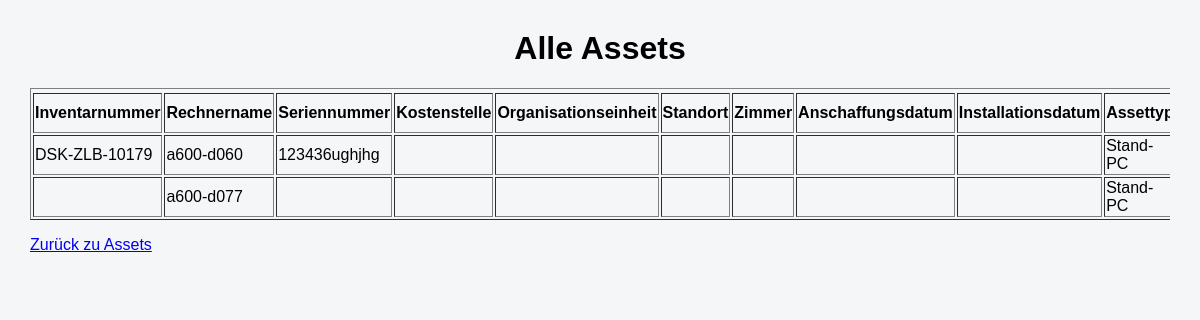
Page /asset/anzeigen on the committed database.
### tables this page shows
CREATE TABLE assets (

    id INTEGER PRIMARY KEY,

    inventarnummer TEXT,
    rechnername TEXT,
    seriennummer TEXT,

    kostenstelle TEXT,
    organisationseinheit TEXT,

    standort TEXT,
    zimmer TEXT,

    anschaffungsdatum TEXT,
    installationsdatum TEXT,

    assettyp TEXT,
    verwendungsart TEXT,

    status TEXT,

    hersteller TEXT,
    modell TEXT,

    mac_adresse TEXT,
    garantie TEXT,

    verwaltungsart TEXT,

    prozessor TEXT,
    kerne_threads TEXT,

    ram TEXT,
    festplatte TEXT,

    betriebssystem TEXT,

    displaygroesse TEXT,
    dockingstation TEXT,

    anlagenummer TEXT,

    mitarbeiter TEXT,

    bemerkung TEXT

);

### app.py (the view)
@app.route("/asset/anzeigen")
def assets_anzeigen():
    verbindung = sqlite3.connect("asset_management.db")
    cursor = verbindung.cursor()
    cursor.execute("""
        SELECT *
        FROM assets
    """)
    assets = cursor.fetchall()
    print(assets)
    verbindung.close()
    return render_template(
        "assets_anzeigen.html",
        assets=assets
    )

### templates/assets_anzeigen.html (shortened to what this page needs)
<!DOCTYPE html>
<html>
<head>
    <link rel="stylesheet"
          href="{{ url_for('static', filename='style.css') }}">
</head>
<body>
<h1>Alle Assets</h1>
<div style="overflow-x: auto;">
<table border="1">
    <tr>
        <tr>
    <th>Inventarnummer</th>
    <th>Rechnername</th>
    <th>Seriennummer</th>
    <th>Kostenstelle</th>
    <th>Organisationseinheit</th>
    <th>Standort</th>
    <th>Zimmer</th>
    <th>Anschaffungsdatum</th>
    <th>Installationsdatum</th>
    <th>Assettyp</th>
</tr>
    </tr>
    {% for a in assets %}
    <tr>
       <td>{{ a[1] }}</td>
        <td>{{ a[2] }}</td>
        <td>{{ a[3] }}</td>
        <td>{{ a[4] }}</td>
        <td>{{ a[5] }}</td>
        <td>{{ a[6] }}</td>
        <td>{{ a[7] }}</td>
        <td>{{ a[8] }}</td>
        <td>{{ a[9] }}</td>
        <td>{{ a[10] }}</td>
    </tr>
    {% endfor %}
</table>
</div>
<p><a href="/assets">Zurück zu Assets</a></p>
</body>
</html>

### static/style.css (style rules this page uses)
body { font-family: Arial, sans-serif; background-color: #f4f6f8; margin: 30px; }
h1 { text-align: center; }

### rows in the picture
assets: inventarnummer "DSK-ZLB-10179", rechnername "a600-d060", seriennummer "123436ughjhg", assettyp "Stand-PC"
assets: rechnername "a600-d077", assettyp "Stand-PC"
